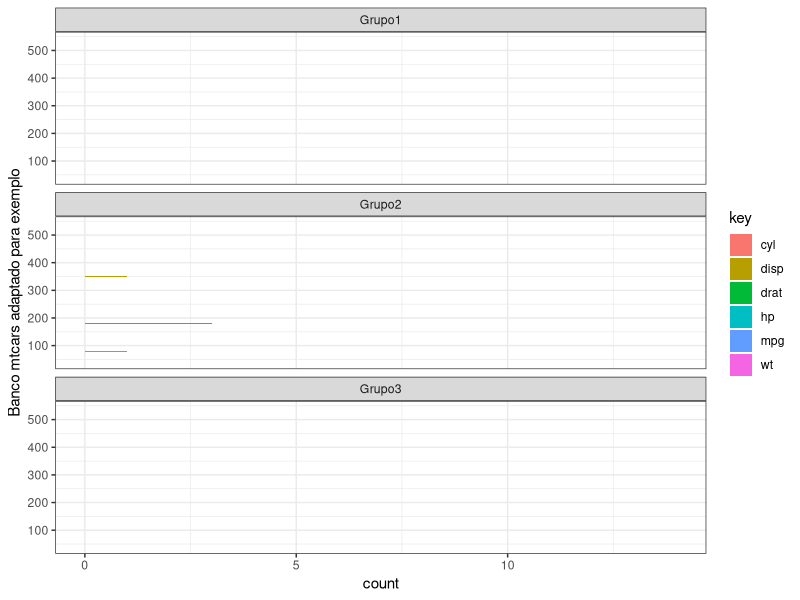

This figure's R source:
## ---- chunk 1
knitr::opts_chunk$set(echo = TRUE, message = F, error = F, warning = F)
library(dplyr)
library(knitr)
library(kableExtra)
## ---- chunk 2
dt <- mtcars[1:5, 1:6]
#Tabela gerada:
kable(dt,
      "html",
      caption= "Título",
      align = c("l","r","l","r","l","r","l"))%>%
  kable_styling(full_width = F) %>%
  add_header_above(c(" " = 1, "Group 1" = 2, "Group 2" = 2, "Group 3" = 2))%>%
  group_rows("Grupo A",1,3)%>%
  group_rows("Grupo B",4,5)

library(tidyr)
library(ggplot2)
n=nrow(mtcars)

rbind(
cbind(gather(mtcars[,1:2]*10),Grupo=rep("Grupo1",n)),
cbind(gather(mtcars[,3:4]),Grupo=rep("Grupo2",n)),
cbind(gather(mtcars[,5:6]*100),Grupo=rep("Grupo3",n))
)%>%
  ggplot(aes( fill=key, x=value))+  geom_bar(position="dodge")+
  coord_flip()+ facet_wrap(~Grupo,ncol = 1)+ 
  xlab("Banco mtcars adaptado para exemplo")+theme(axis.text.x = element_text(size=18)) +
  theme_set(theme_gray(base_size = 13))+theme(axis.title.y = element_text(size = rel(1.2)))+theme_bw()
